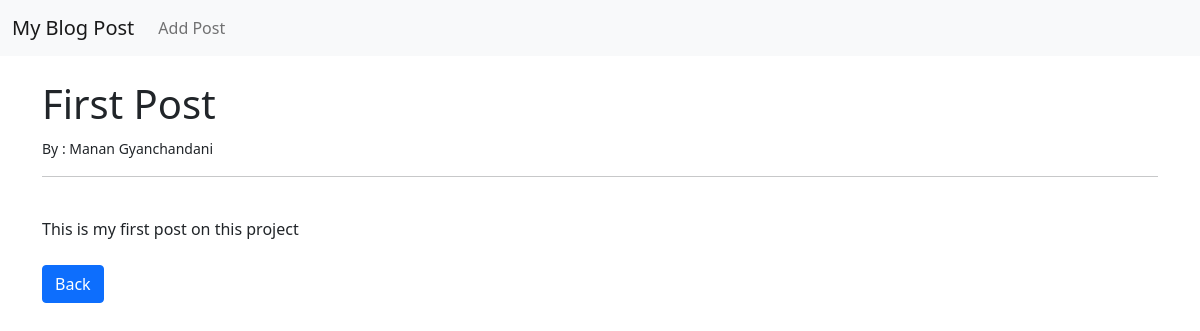
The app's page /article/1 with its own data.
### blog/models.py (models this page shows, shortened)
class Post(models.Model):
    title = models.CharField(max_length=255)
    title_tag = models.CharField(max_length=255)
    author = models.ForeignKey(User , on_delete = models.CASCADE)
    body = models.TextField()

### blog/views.py (the view)
# urls.py: path('article/<int:pk>', ArticleDetailView.as_view() , name = "article-detail" ),
class ArticleDetailView(DetailView):
    model = Post
    template_name = 'article_details.html'

### templates/article_details.html (shortened to what this page needs)
{% extends 'base.html'%}
{% block content %}
<h1>{{ post.title }}</h1>
<small> By : {{post.author.first_name}} {{ post.author.last_name }}
</small><br/>
<hr>
<br/>
{{ post.body }}
<br/><br/>
<a href= "{% url 'home' %}" class="btn btn-primary">Back</a>
 {% endblock %}

### records on screen
Post: title "First Post", author.first_name "Manan", author.last_name "Gyanchandani", body "This is my first post on this project"
